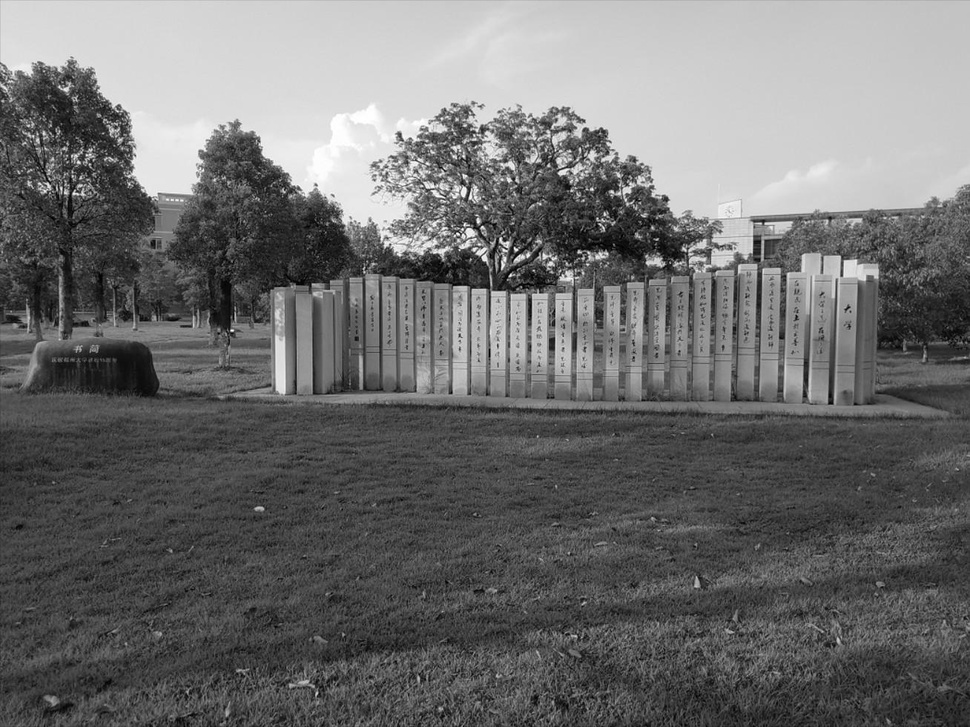
#> input picture cv_homework/6/Fzu_shutong_L.jpg, 970 x 727 px, shrunk from 1308 x 981 before the run
$ python 6_1.py
#> lines starting #> are read from the running program, lines starting #| are printed output that depends on the picture
### cv_homework/6/utils.py
import numpy as np
from PIL import Image
import matplotlib.pyplot as plt


def save_array_img(img: np.ndarray, filename: str) -> None:
    img = Image.fromarray(img)
    img.save(filename)


def log_img(image):
    return np.log(1 + np.abs(image))


# [4 lines left out: function normalization, not called in this run]


def draw_picture(row: int, col: int):
    r = row
    c = col
    plt.rcParams['font.sans-serif'] = ['Microsoft YaHei']
    plt.rcParams['axes.unicode_minus'] = False

    def inner(idx, pic, title, axis_on="off", cmap='gray'):
        ax = plt.subplot(r, c, idx)
        ax.set_title(title, fontsize=10)
        ax.axis(axis_on)
        ax.set_xticks([])
        ax.set_yticks([])
        if cmap is None:
            plt.imshow(pic)
        else:
            plt.imshow(pic, cmap=cmap)
    return inner


# [58 lines left out: functions draw_scatter, draw_decision_border, not called in this run]

### cv_homework/6/6_1.py
import os

import numpy as np
import matplotlib.pyplot as plt
import pywt

from utils import draw_picture

"""
作业6：
    在网上寻找一张福州大学校园图像，并将之转换为灰度图像，完成以下题目：
    1编程实现图像的二维快速小波变换（分解到二级尺度）。
    2 利用小波变换后得到的图像，再重构回原来的图像。
    允许直接调用小波变换函数或软件包，将程序代码和实验结果图上传。编程语言不限。
    https://www.icourse163.org/spoc/learn/FZU-1462424162?tid=1463209447#/learn/hw?id=1237676621

参考：
    https://pywavelets.readthedocs.io/en/latest/ref/nd-dwt-and-idwt.html?highlight=wavedecn#pywt.wavedecn
    https://stackoverflow.com/questions/46136454/multilevel-wavelet-decomposition-not-working
    https://pywavelets.readthedocs.io/en/latest/ref/dwt-discrete-wavelet-transform.html?highlight=dwt_max_level#pywt.dwt_max_level
"""


def main():
    dirname = os.path.dirname(__file__)
    img = plt.imread(f'{dirname}/Fzu_shutong_L.jpg')
#> img is the input picture: shape (727, 970); min 0, max 255, mean 110.4
    # 过小的图像会导致警告：UserWarning: Level value of 2 is too high: all coefficients will experience boundary effects.
    draw = draw_picture(3, 3)
    plt.figure(figsize=(11, 7))
    draw(1, img, '原图')

    coeffs = pywt.wavedecn(img, wavelet='haar', level=2)
#> coeffs = 3 items
    # <class 'list'> 3: 即level+1
    cAn, *detail_n = coeffs
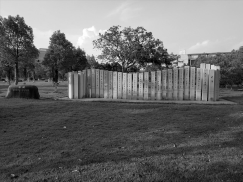
#> cAn: shape (182, 243) float64; min 34.5, max 1017.3, mean 441.2; drawn with min black and max white
#> detail_n = 2 items
    # <class 'numpy.ndarray'> [<class 'dict'> ]
    # detail_n.keys(): dict_keys(['ad', 'da', 'dd'])
    rec_img = pywt.waverecn(coeffs, wavelet='haar')

    for i, detail in enumerate(detail_n, start=1):
        draw(1+3*i, detail['ad'], f'{i}级 水平')
        draw(2+3*i, detail['da'], f'{i}级 垂直')
        draw(3+3*i, detail['dd'], f'{i}级 对角')
#> this loop made 2 passes
#> i on passes 1 to 2: 1, 2
    draw(3, rec_img, '重建图')
    plt.savefig(f'{dirname}/Fzu_shutong_L_rec.jpg')
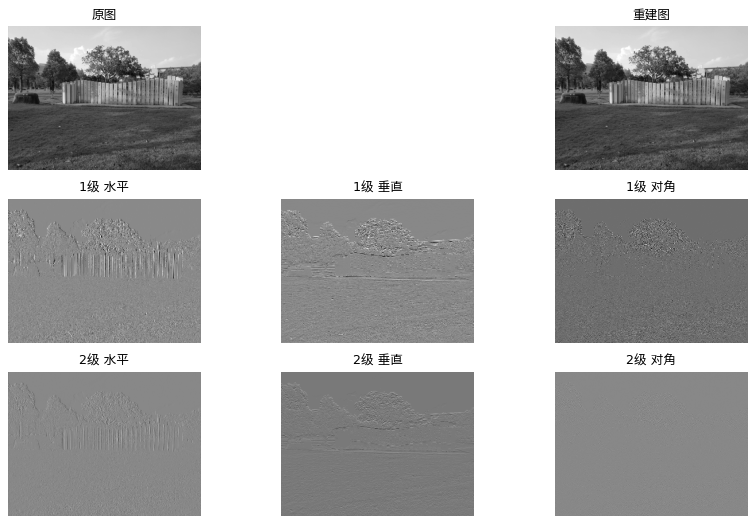
#> figure drawn by matplotlib, 8 panels
    plt.show()


if __name__ == "__main__":
    main()
